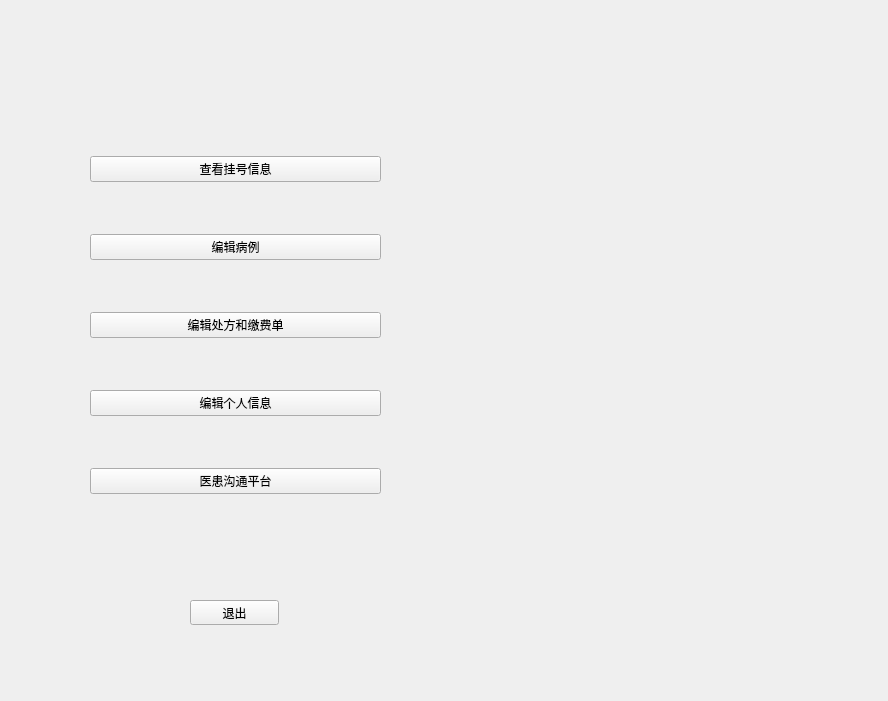
<?xml version="1.0" encoding="UTF-8"?>
<ui version="4.0">
 <class>Doctor</class>
 <widget class="QWidget" name="Doctor">
  <property name="geometry">
   <rect>
    <x>0</x>
    <y>0</y>
    <width>888</width>
    <height>701</height>
   </rect>
  </property>
  <property name="windowTitle">
   <string>Form</string>
  </property>
  <widget class="QPushButton" name="pushButton_6">
   <property name="geometry">
    <rect>
     <x>190</x>
     <y>600</y>
     <width>89</width>
     <height>25</height>
    </rect>
   </property>
   <property name="text">
    <string>退出</string>
   </property>
  </widget>
  <widget class="QWidget" name="layoutWidget">
   <property name="geometry">
    <rect>
     <x>90</x>
     <y>110</y>
     <width>291</width>
     <height>431</height>
    </rect>
   </property>
   <layout class="QVBoxLayout" name="verticalLayout">
    <item>
     <widget class="QPushButton" name="pushButton_4">
      <property name="text">
       <string>查看挂号信息</string>
      </property>
     </widget>
    </item>
    <item>
     <widget class="QPushButton" name="pushButton_2">
      <property name="text">
       <string>编辑病例</string>
      </property>
      <property name="iconSize">
       <size>
        <width>26</width>
        <height>26</height>
       </size>
      </property>
     </widget>
    </item>
    <item>
     <widget class="QPushButton" name="pushButton_3">
      <property name="text">
       <string>编辑处方和缴费单</string>
      </property>
     </widget>
    </item>
    <item>
     <widget class="QPushButton" name="pushButton">
      <property name="text">
       <string>编辑个人信息</string>
      </property>
      <property name="iconSize">
       <size>
        <width>26</width>
        <height>26</height>
       </size>
      </property>
     </widget>
    </item>
    <item>
     <widget class="QPushButton" name="pushButton_5">
      <property name="text">
       <string>医患沟通平台</string>
      </property>
     </widget>
    </item>
   </layout>
  </widget>
 </widget>
 <resources/>
 <connections/>
</ui>
